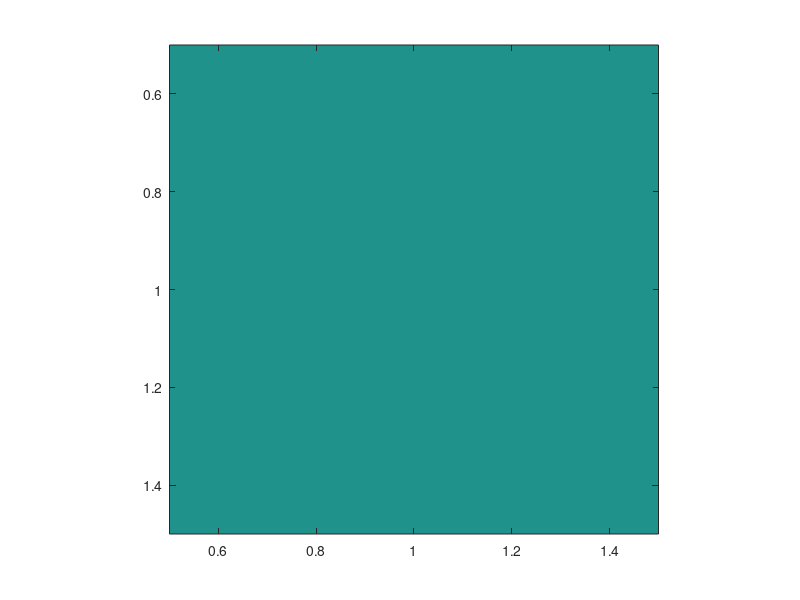

The MATLAB script that drew this image:
function varargout = im( I, range, extraInf )
% Function for displaying grayscale images.
%
% Handy function for showing a grayscale or color image with a colorbar.
%
% USAGE
%  h = im( I, [range], [extraInf] )
%
% INPUTS
%  I        - image in a valid format for imagesc
%  range    - [] minval/maxval for imagesc
%  extraInf - [1] if 1 then colorbar is shown as well as tick marks
%
% OUTPUTS
%  h        - handle for image graphics object
%
% EXAMPLE
%  load clown; im( X )
%
% See also imshow, imview, impixelinfo, imtool, imagesc
%
% Piotr's Computer Vision Matlab Toolbox      Version 2.41
% Copyright 2014 Piotr Dollar.  [pdollar-at-gmail.com]
% Licensed under the Simplified BSD License [see external/bsd.txt]
if( nargin<1 || isempty(I)); I=0; end;
if( nargin<2 || isempty(range)), range=[]; end
if( nargin<3 || isempty(extraInf)); extraInf=1; end;
% display image using imagesc
if(isempty(range)), h=imagesc(I); else h=imagesc(I,range); end
% set basic and optional properties
% colormap(gray); title(inputname(1));
axis('image');
% if( extraInf ), colorbar; else set(gca,'XTick',[],'YTick',[]); end
% output h only if output argument explicitly requested
if(nargout>0), varargout={h}; end
end

% whitebg('black'); set(gcf,'color', [0 0 0]); %black background
% set(gcf,'menubar','none'); % no menu
